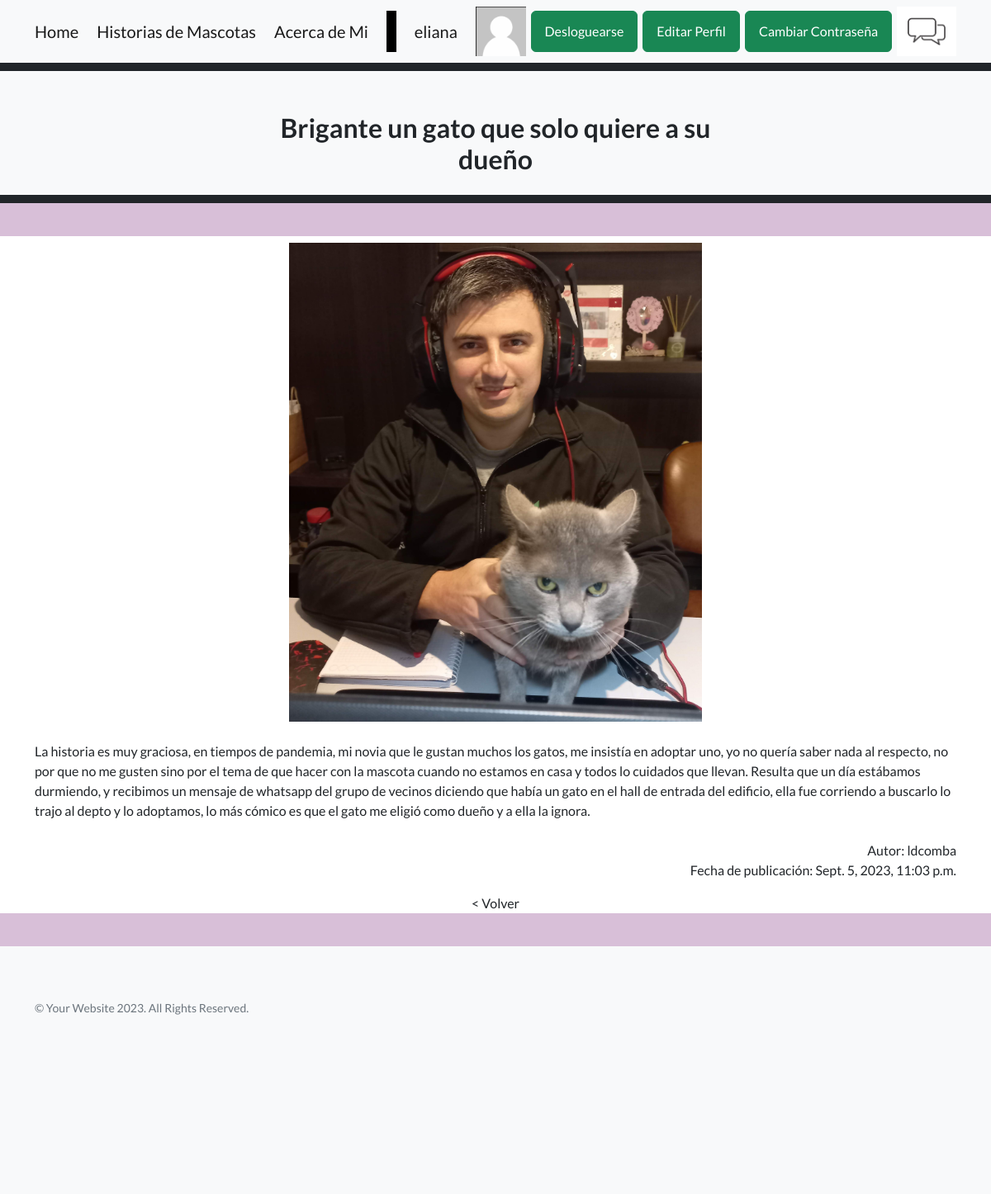
Screenshot of /AppPages/routePages/1 (signed in) with the database file from the repository.
### AppPages/models.py (models this page shows, shortened)
class Mascota(models.Model):
    mascotaSeleccion= (
        ('gato','Gato'),
        ('perro','Perro'),
        ('pajaro','Pajaro'),
        ('pez','Pez'),
        ('otro','Otro')
    )
    autor=models.ForeignKey(User, on_delete=models.CASCADE, null=True, blank=True)
    mascota= models.CharField(max_length=50, choices=mascotaSeleccion, default='gato')
    nombreMascota=models.CharField(max_length=50)
    titulo=models.CharField(max_length=50)
    historia = models.TextField(
        validators=[MaxLengthValidator(limit_value=3200, message='La historia no puede superar 40 líneas.')],
        help_text="Ingresa la historia de la mascota (máximo 40 líneas)."
    )
    fechaPublicacion=models.DateTimeField(auto_now_add=True)
    imagenMascota = models.ImageField(null=True, blank=True, upload_to="imagenes/")
    class Meta:
        ordering = ['autor', '-fechaPublicacion']

### AppPages/views.py (the view)
# urls.py: path("routePages/<id>", routePagesId, name="routePagesId"),
def routePagesId (request,id):
    mascotasHistorias=Mascota.objects.get(id=id)
    if len(mascotasHistorias.imagenMascota)==0:
        mensaje= "Esta publicación no tiene imagen comunicarse con el admin"
    else:
        mensaje=""
    return render(request, "04_routePagesId.html",{"mascotasHistorias":mascotasHistorias,"mensaje":mensaje,"avatar":obtenerAvatar(request)})

### AppPages/views.py (called while the page is built)
def obtenerAvatar(request):
    avatares = PerfilUsuario.objects.filter(Q(user=request.user.id) & Q(imagen__isnull=False) & ~Q(imagen=''))
    if len(avatares)!=0:
        return avatares[0].imagen.url
    else:
        return "/media/avatars/avatarpordefecto.png"

### AppPages/templates/04_routePagesId.html (shortened to what this page needs)
{% extends "00_padre.html" %}
{% load static %}
{% block titulo %} {{mascotasHistorias.titulo}} {% endblock %}
{% block contenido_que_cambia %}
<div class="container text-center">
                <div class="card-body">
                <img src="{{ mascotasHistorias.imagenMascota.url }}" alt="avatar" width="500" height="auto" />
                <div style="text-align: left;">
                    <br>
                    {{ mascotasHistorias.historia }}
                    <br>
                </div>
                <div style="text-align: right;">
                <br>
                Autor: {{mascotasHistorias.autor}}
                <br>
                <p>Fecha de publicación:  {{mascotasHistorias.fechaPublicacion}}</p>
                </div>
                <a class="navbar-brand" href="{% url 'routePages' %}">  &lt Volver </a>
                </div>
</div>
{% endblock %}

### AppPages/templates/00_padre.html (shortened to what this page needs)
<!DOCTYPE html>
<html lang="en">
    <head>
        {% load static %}
        <link href="https://cdn.jsdelivr.net/npm/bootstrap-icons@1.5.0/font/bootstrap-icons.css" rel="stylesheet" type="text/css" />
        <link href="{% static 'APPCoder/css/styles.css' %}" rel="stylesheet" />
    </head>
    <body>
        <nav class="navbar navbar-light bg-light static-top">
            <div class="container">
                <a class="navbar-brand" href="{% url 'home' %}">Home</a>
                <a class="navbar-brand" href="{% url 'routePages' %}"> Historias de Mascotas</a>
                <a class="navbar-brand" href="{% url 'aboutMe' %}">Acerca de Mi</a>
                <a class="navbar-brand text-black bg-black" style="height: 50px; line-height: 50px;">     1     </a>
                {% if user.is_authenticated %}
                <a class="navbar-brand">  {{ user.username }} </a>
                <img src="{{ avatar }}" alt="avatar" style="width:auto;height:60px;" >
                <a class="btn btn-success" href="{% url 'AppAccounts:logout' %}">Desloguearse</a>
                <a class="btn btn-success" href="{% url 'AppAccounts:editarPerfil' %}">Editar Perfil</a>
                <a class="btn btn-success" href="{% url 'AppAccounts:cambiarPass' %}">Cambiar Contraseña</a>
                <a href="{% url 'AppAccounts:chatRoom' %}">
                    <img src="{% static 'AppPages/assets/img/chatIcon.webp' %}" alt="Imagen de ejemplo" height="60px" width=auto>
                </a>
                {% else %}
                <a class="btn btn-success" href="{% url 'AppAccounts:login' %}">Loguearse</a>
                <a class="btn btn-success" href="{% url 'AppAccounts:register' %}">Registrarse</a>
                {% endif %}
            </div>
        </nav>
        <section class="footer bg-dark"
        style="height: 10px;">
        </section>
        <section class="footer bg-light"
        style="height: 50px;">
        </section>
        <section class="footer bg-light"
        style="height: 50px;">
            <div class="container position-relative">
                <div class="row justify-content-center">
                    <div class="col-xl-6 d-flex align-items-center justify-content-center text-center">
                        <h2 class="mb-4"> {% block titulo %} {% endblock %}</h2>
                    </div>
                </div>
            </div>
        </section>
        <section class="footer bg-light"
        style="height: 50px;">
        </section>
        <section class="footer bg-dark"
        style="height: 10px;">
        </section>
        <section class="footer bg-violeta-pastel"
        style="height: 40px;">
        </section>
        {% block contenido_que_cambia %}
        {% endblock %}
        <section class="footer bg-violeta-pastel"
        style="height: 40px;">
        </section>
        <footer class="footer bg-light"
        style="height: 300px;">
            <div class="container">
                <div class="row">
                    <div class="col-lg-6 h-100 text-center text-lg-start my-auto">
                        <p class="text-muted small mb-4 mb-lg-2">&copy; Your Website 2023. All Rights Reserved.</p>
                    </div>
                </div>
            </div>
        </footer>
    </body>
</html>

### rows the page displays
Mascota: titulo "Brigante un gato que solo quiere a su dueño", imagenMascota (picture), historia "La historia es muy graciosa, en tiempos de pandemia, mi novia que le gustan muchos los gatos, me insistía en adoptar uno, yo no quería saber nada al respecto, no por que no me gusten sino por el tema de que hacer con la mascota cuando no estamos en casa y todos lo cuidados que llevan. Resulta que un día estábamos durmiendo, y recibimos un mensaje de whatsapp del grupo de vecinos diciendo que había un gato en el hall de entrada del edificio, ella fue corriendo a buscarlo lo trajo al depto y lo adoptamos, lo más cómico es que el gato me eligió como dueño y a ella la ignora.", autor "ldcomba", fechaPublicacion "Sept. 5, 2023, 11:03 p.m."

### other values shown
{{ user.username }} "eliana"
